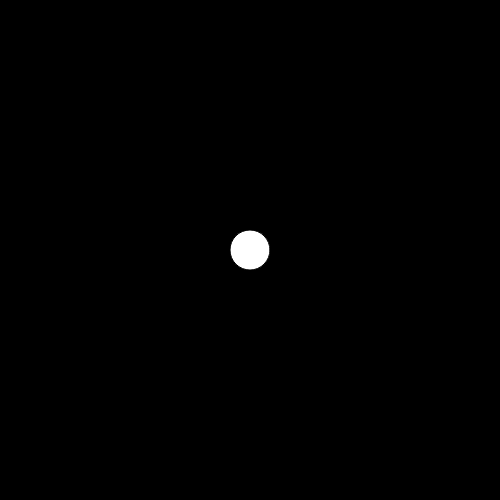
Frame 1 (no input)
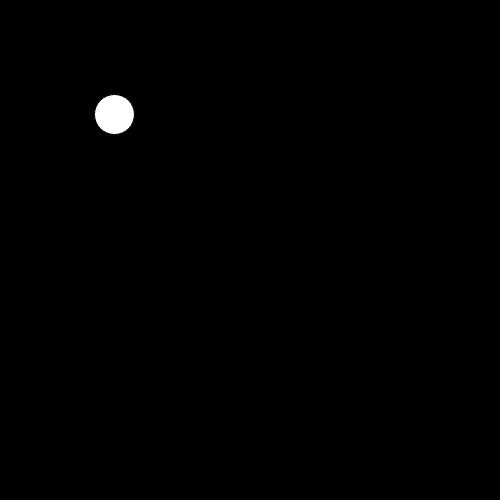
Frame 60 (no input)
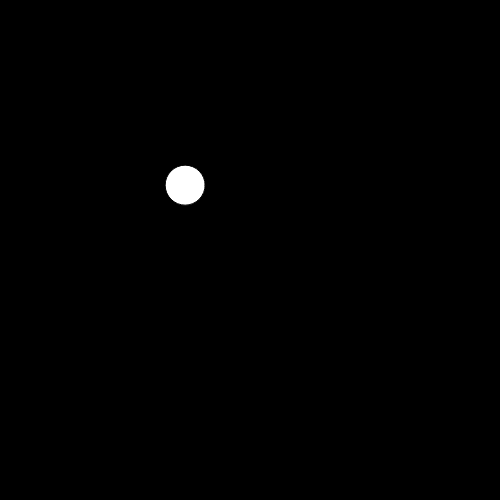
Frame 120 (the mouse pressed at the canvas centre since frame 60)

The p5.js sketch that drew these frames (run headless with seeded random() and noise() and a simulated clock; from frame 60 on, the mouse is pressed at the canvas centre):

// p5.js sketch
// ── sketch.js
var mover;
function setup(){
  createCanvas(500,500);
  mover = new Mover();

}


// add mouseForce
function addMouseForce(){
  var mouseLoc = createVector(mouseX,mouseY);
  var moverLoc = mover.loc;
  var diffLoc = mouseLoc.sub(moverLoc);
  diffLoc.mult(0.0005);
  mover.applyForce(diffLoc);
}


function draw(){
  background(0);
  mover.update();
  mover.display();
if(mouseIsPressed){
    addMouseForce();
  }

  addMouseForce();
}

// ── mover.js
class Mover{
  constructor(){
    // all the new vectors we can add
    this.loc = createVector(width/2,height/2);
    this.vel = createVector(0,0);
    this.acc = createVector(0,0);
}


// apply force? another function?
  applyForce(force){
    this.acc.add(force);
  }


  update(){
    // FORCE IS acceleration!!
    // YOU CAN MAKE MULTIPLE FORCES ON THE SAME OBJECT!!
    // add velocity to the location
    //this.loc.x=this.loc.x+this.vel.x;
    //acceleration 0.2= means slowing down , means gravity
    this.vel.add(this.acc);
    this.loc.add(this.vel);
    this.vel.mult(0.98);
    this.acc.mult(0);

    // finally stop accelerate, velocity keeps the same
    //0.998= putting gravity, so the ball finally stops
    // accleration <1= slow down


    if(this.loc.y>height){
      this.loc.y=height;
      this.vel.y*=-1;
    }

    if(this.loc.x>width){
      this.loc.x=width;
      this.vel.x*=-1;
    }

  }

  display(){
    ellipse(this.loc.x,this.loc.y,40,40);
  }
}
